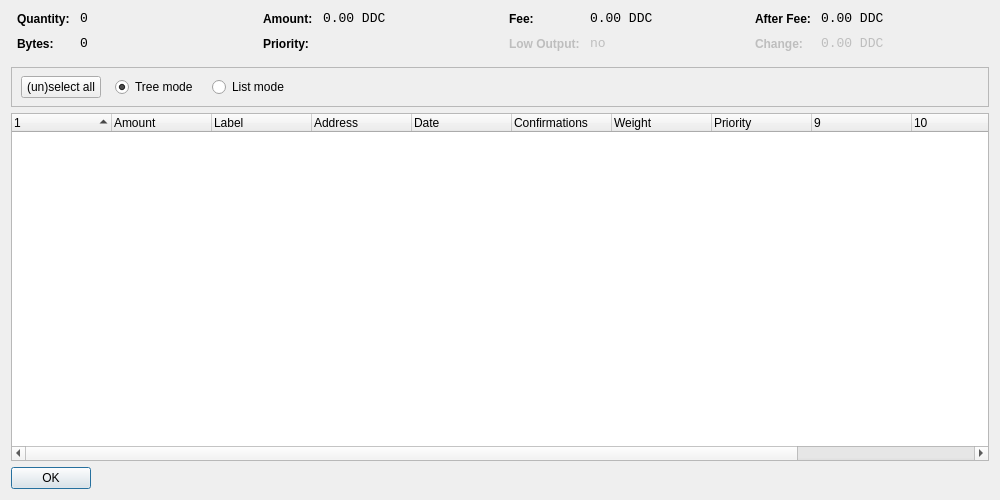
<?xml version="1.0" encoding="UTF-8"?>
<ui version="4.0">
 <class>CoinControlDialog</class>
 <widget class="QWidget" name="CoinControlDialog">
  <property name="geometry">
   <rect>
    <x>0</x>
    <y>0</y>
    <width>1000</width>
    <height>500</height>
   </rect>
  </property>
  <property name="windowTitle">
   <string>Coin Control</string>
  </property>
  <layout class="QVBoxLayout" name="verticalLayout">
   <item>
    <layout class="QHBoxLayout" name="horizontalLayoutTop" stretch="0,0,0,0">
     <property name="topMargin">
      <number>0</number>
     </property>
     <property name="bottomMargin">
      <number>10</number>
     </property>
     <item>
      <layout class="QFormLayout" name="formLayoutCoinControl1">
       <property name="horizontalSpacing">
        <number>10</number>
       </property>
       <property name="verticalSpacing">
        <number>10</number>
       </property>
       <property name="leftMargin">
        <number>6</number>
       </property>
       <property name="rightMargin">
        <number>6</number>
       </property>
       <item row="0" column="0">
        <widget class="QLabel" name="labelCoinControlQuantityText">
         <property name="styleSheet">
          <string notr="true">font-weight:bold;</string>
         </property>
         <property name="text">
          <string>Quantity:</string>
         </property>
        </widget>
       </item>
       <item row="0" column="1">
        <widget class="QLabel" name="labelCoinControlQuantity">
         <property name="font">
          <font>
           <family>Monospace</family>
           <pointsize>10</pointsize>
          </font>
         </property>
         <property name="cursor">
          <cursorShape>IBeamCursor</cursorShape>
         </property>
         <property name="contextMenuPolicy">
          <enum>Qt::ActionsContextMenu</enum>
         </property>
         <property name="text">
          <string notr="true">0</string>
         </property>
         <property name="textInteractionFlags">
          <set>Qt::LinksAccessibleByMouse|Qt::TextSelectableByKeyboard|Qt::TextSelectableByMouse</set>
         </property>
        </widget>
       </item>
       <item row="1" column="0">
        <widget class="QLabel" name="labelCoinControlBytesText">
         <property name="styleSheet">
          <string notr="true">font-weight:bold;</string>
         </property>
         <property name="text">
          <string>Bytes:</string>
         </property>
        </widget>
       </item>
       <item row="1" column="1">
        <widget class="QLabel" name="labelCoinControlBytes">
         <property name="font">
          <font>
           <family>Monospace</family>
           <pointsize>10</pointsize>
          </font>
         </property>
         <property name="cursor">
          <cursorShape>IBeamCursor</cursorShape>
         </property>
         <property name="contextMenuPolicy">
          <enum>Qt::ActionsContextMenu</enum>
         </property>
         <property name="text">
          <string notr="true">0</string>
         </property>
         <property name="textInteractionFlags">
          <set>Qt::LinksAccessibleByMouse|Qt::TextSelectableByKeyboard|Qt::TextSelectableByMouse</set>
         </property>
        </widget>
       </item>
      </layout>
     </item>
     <item>
      <layout class="QFormLayout" name="formLayoutCoinControl2">
       <property name="horizontalSpacing">
        <number>10</number>
       </property>
       <property name="verticalSpacing">
        <number>10</number>
       </property>
       <property name="leftMargin">
        <number>6</number>
       </property>
       <property name="rightMargin">
        <number>6</number>
       </property>
       <item row="0" column="0">
        <widget class="QLabel" name="labelCoinControlAmountText">
         <property name="styleSheet">
          <string notr="true">font-weight:bold;</string>
         </property>
         <property name="text">
          <string>Amount:</string>
         </property>
        </widget>
       </item>
       <item row="0" column="1">
        <widget class="QLabel" name="labelCoinControlAmount">
         <property name="font">
          <font>
           <family>Monospace</family>
           <pointsize>10</pointsize>
          </font>
         </property>
         <property name="cursor">
          <cursorShape>IBeamCursor</cursorShape>
         </property>
         <property name="contextMenuPolicy">
          <enum>Qt::ActionsContextMenu</enum>
         </property>
         <property name="text">
          <string notr="true">0.00 DDC</string>
         </property>
         <property name="textInteractionFlags">
          <set>Qt::LinksAccessibleByMouse|Qt::TextSelectableByKeyboard|Qt::TextSelectableByMouse</set>
         </property>
        </widget>
       </item>
       <item row="1" column="0">
        <widget class="QLabel" name="labelCoinControlPriorityText">
         <property name="styleSheet">
          <string notr="true">font-weight:bold;</string>
         </property>
         <property name="text">
          <string>Priority:</string>
         </property>
        </widget>
       </item>
       <item row="1" column="1">
        <widget class="QLabel" name="labelCoinControlPriority">
         <property name="font">
          <font>
           <family>Monospace</family>
           <pointsize>10</pointsize>
          </font>
         </property>
         <property name="cursor">
          <cursorShape>IBeamCursor</cursorShape>
         </property>
         <property name="contextMenuPolicy">
          <enum>Qt::ActionsContextMenu</enum>
         </property>
         <property name="text">
          <string/>
         </property>
         <property name="textInteractionFlags">
          <set>Qt::LinksAccessibleByMouse|Qt::TextSelectableByKeyboard|Qt::TextSelectableByMouse</set>
         </property>
        </widget>
       </item>
      </layout>
     </item>
     <item>
      <layout class="QFormLayout" name="formLayoutCoinControl3">
       <property name="horizontalSpacing">
        <number>10</number>
       </property>
       <property name="verticalSpacing">
        <number>10</number>
       </property>
       <property name="leftMargin">
        <number>6</number>
       </property>
       <property name="rightMargin">
        <number>6</number>
       </property>
       <item row="0" column="0">
        <widget class="QLabel" name="labelCoinControlFeeText">
         <property name="styleSheet">
          <string notr="true">font-weight:bold;</string>
         </property>
         <property name="text">
          <string>Fee:</string>
         </property>
        </widget>
       </item>
       <item row="0" column="1">
        <widget class="QLabel" name="labelCoinControlFee">
         <property name="font">
          <font>
           <family>Monospace</family>
           <pointsize>10</pointsize>
          </font>
         </property>
         <property name="cursor">
          <cursorShape>IBeamCursor</cursorShape>
         </property>
         <property name="contextMenuPolicy">
          <enum>Qt::ActionsContextMenu</enum>
         </property>
         <property name="text">
          <string notr="true">0.00 DDC</string>
         </property>
         <property name="textInteractionFlags">
          <set>Qt::LinksAccessibleByMouse|Qt::TextSelectableByKeyboard|Qt::TextSelectableByMouse</set>
         </property>
        </widget>
       </item>
       <item row="1" column="0">
        <widget class="QLabel" name="labelCoinControlLowOutputText">
         <property name="enabled">
          <bool>false</bool>
         </property>
         <property name="styleSheet">
          <string notr="true">font-weight:bold;</string>
         </property>
         <property name="text">
          <string>Low Output:</string>
         </property>
        </widget>
       </item>
       <item row="1" column="1">
        <widget class="QLabel" name="labelCoinControlLowOutput">
         <property name="enabled">
          <bool>false</bool>
         </property>
         <property name="font">
          <font>
           <family>Monospace</family>
           <pointsize>10</pointsize>
          </font>
         </property>
         <property name="cursor">
          <cursorShape>IBeamCursor</cursorShape>
         </property>
         <property name="contextMenuPolicy">
          <enum>Qt::ActionsContextMenu</enum>
         </property>
         <property name="text">
          <string>no</string>
         </property>
         <property name="textInteractionFlags">
          <set>Qt::LinksAccessibleByMouse|Qt::TextSelectableByKeyboard|Qt::TextSelectableByMouse</set>
         </property>
        </widget>
       </item>
      </layout>
     </item>
     <item>
      <layout class="QFormLayout" name="formLayoutCoinControl4">
       <property name="horizontalSpacing">
        <number>10</number>
       </property>
       <property name="verticalSpacing">
        <number>10</number>
       </property>
       <property name="leftMargin">
        <number>6</number>
       </property>
       <property name="rightMargin">
        <number>6</number>
       </property>
       <item row="0" column="0">
        <widget class="QLabel" name="labelCoinControlAfterFeeText">
         <property name="styleSheet">
          <string notr="true">font-weight:bold;</string>
         </property>
         <property name="text">
          <string>After Fee:</string>
         </property>
        </widget>
       </item>
       <item row="0" column="1">
        <widget class="QLabel" name="labelCoinControlAfterFee">
         <property name="font">
          <font>
           <family>Monospace</family>
           <pointsize>10</pointsize>
          </font>
         </property>
         <property name="cursor">
          <cursorShape>IBeamCursor</cursorShape>
         </property>
         <property name="contextMenuPolicy">
          <enum>Qt::ActionsContextMenu</enum>
         </property>
         <property name="text">
          <string notr="true">0.00 DDC</string>
         </property>
         <property name="textInteractionFlags">
          <set>Qt::LinksAccessibleByMouse|Qt::TextSelectableByKeyboard|Qt::TextSelectableByMouse</set>
         </property>
        </widget>
       </item>
       <item row="1" column="0">
        <widget class="QLabel" name="labelCoinControlChangeText">
         <property name="enabled">
          <bool>false</bool>
         </property>
         <property name="styleSheet">
          <string notr="true">font-weight:bold;</string>
         </property>
         <property name="text">
          <string>Change:</string>
         </property>
        </widget>
       </item>
       <item row="1" column="1">
        <widget class="QLabel" name="labelCoinControlChange">
         <property name="enabled">
          <bool>false</bool>
         </property>
         <property name="font">
          <font>
           <family>Monospace</family>
           <pointsize>10</pointsize>
          </font>
         </property>
         <property name="cursor">
          <cursorShape>IBeamCursor</cursorShape>
         </property>
         <property name="contextMenuPolicy">
          <enum>Qt::ActionsContextMenu</enum>
         </property>
         <property name="text">
          <string notr="true">0.00 DDC</string>
         </property>
         <property name="textInteractionFlags">
          <set>Qt::LinksAccessibleByMouse|Qt::TextSelectableByKeyboard|Qt::TextSelectableByMouse</set>
         </property>
        </widget>
       </item>
      </layout>
     </item>
    </layout>
   </item>
   <item>
    <widget class="QFrame" name="frame">
     <property name="minimumSize">
      <size>
       <width>0</width>
       <height>40</height>
      </size>
     </property>
     <property name="frameShape">
      <enum>QFrame::StyledPanel</enum>
     </property>
     <property name="frameShadow">
      <enum>QFrame::Sunken</enum>
     </property>
     <widget class="QWidget" name="horizontalLayoutWidget">
      <property name="geometry">
       <rect>
        <x>10</x>
        <y>0</y>
        <width>781</width>
        <height>41</height>
       </rect>
      </property>
      <layout class="QHBoxLayout" name="horizontalLayoutPanel" stretch="0,0,0,0">
       <property name="spacing">
        <number>14</number>
       </property>
       <item>
        <widget class="QPushButton" name="pushButtonSelectAll">
         <property name="sizePolicy">
          <sizepolicy hsizetype="Maximum" vsizetype="Fixed">
           <horstretch>0</horstretch>
           <verstretch>0</verstretch>
          </sizepolicy>
         </property>
         <property name="text">
          <string>(un)select all</string>
         </property>
        </widget>
       </item>
       <item>
        <widget class="QRadioButton" name="radioTreeMode">
         <property name="sizePolicy">
          <sizepolicy hsizetype="Maximum" vsizetype="Fixed">
           <horstretch>0</horstretch>
           <verstretch>0</verstretch>
          </sizepolicy>
         </property>
         <property name="text">
          <string>Tree mode</string>
         </property>
         <property name="checked">
          <bool>true</bool>
         </property>
        </widget>
       </item>
       <item>
        <widget class="QRadioButton" name="radioListMode">
         <property name="sizePolicy">
          <sizepolicy hsizetype="Maximum" vsizetype="Fixed">
           <horstretch>0</horstretch>
           <verstretch>0</verstretch>
          </sizepolicy>
         </property>
         <property name="text">
          <string>List mode</string>
         </property>
        </widget>
       </item>
       <item>
        <spacer name="horizontalSpacer">
         <property name="orientation">
          <enum>Qt::Horizontal</enum>
         </property>
         <property name="sizeHint" stdset="0">
          <size>
           <width>40</width>
           <height>20</height>
          </size>
         </property>
        </spacer>
       </item>
      </layout>
     </widget>
    </widget>
   </item>
   <item>
    <widget class="CoinControlTreeWidget" name="treeWidget">
     <property name="contextMenuPolicy">
      <enum>Qt::CustomContextMenu</enum>
     </property>
     <property name="sortingEnabled">
      <bool>false</bool>
     </property>
     <property name="columnCount">
      <number>12</number>
     </property>
     <attribute name="headerShowSortIndicator" stdset="0">
      <bool>true</bool>
     </attribute>
     <attribute name="headerStretchLastSection">
      <bool>false</bool>
     </attribute>
     <column>
      <property name="text">
       <string/>
      </property>
     </column>
     <column>
      <property name="text">
       <string>Amount</string>
      </property>
     </column>
     <column>
      <property name="text">
       <string>Label</string>
      </property>
     </column>
     <column>
      <property name="text">
       <string>Address</string>
      </property>
     </column>
     <column>
      <property name="text">
       <string>Date</string>
      </property>
     </column>
     <column>
      <property name="text">
       <string>Confirmations</string>
      </property>
      <property name="toolTip">
       <string>Confirmed</string>
      </property>
     </column>
     <column>
      <property name="text">
       <string>Weight</string>
      </property>
     </column>
     <column>
      <property name="text">
       <string>Priority</string>
      </property>
     </column>
     <column>
      <property name="text">
       <string/>
      </property>
     </column>
     <column>
      <property name="text">
       <string/>
      </property>
     </column>
     <column>
      <property name="text">
       <string/>
      </property>
     </column>
     <column>
      <property name="text">
       <string/>
      </property>
     </column>
    </widget>
   </item>
   <item>
    <widget class="QDialogButtonBox" name="buttonBox">
     <property name="sizePolicy">
      <sizepolicy hsizetype="Maximum" vsizetype="Fixed">
       <horstretch>0</horstretch>
       <verstretch>0</verstretch>
      </sizepolicy>
     </property>
     <property name="orientation">
      <enum>Qt::Horizontal</enum>
     </property>
     <property name="standardButtons">
      <set>QDialogButtonBox::Ok</set>
     </property>
    </widget>
   </item>
  </layout>
 </widget>
 <customwidgets>
  <customwidget>
   <class>CoinControlTreeWidget</class>
   <extends>QTreeWidget</extends>
   <header>coincontroltreewidget.h</header>
  </customwidget>
 </customwidgets>
 <resources/>
 <connections/>
</ui>
